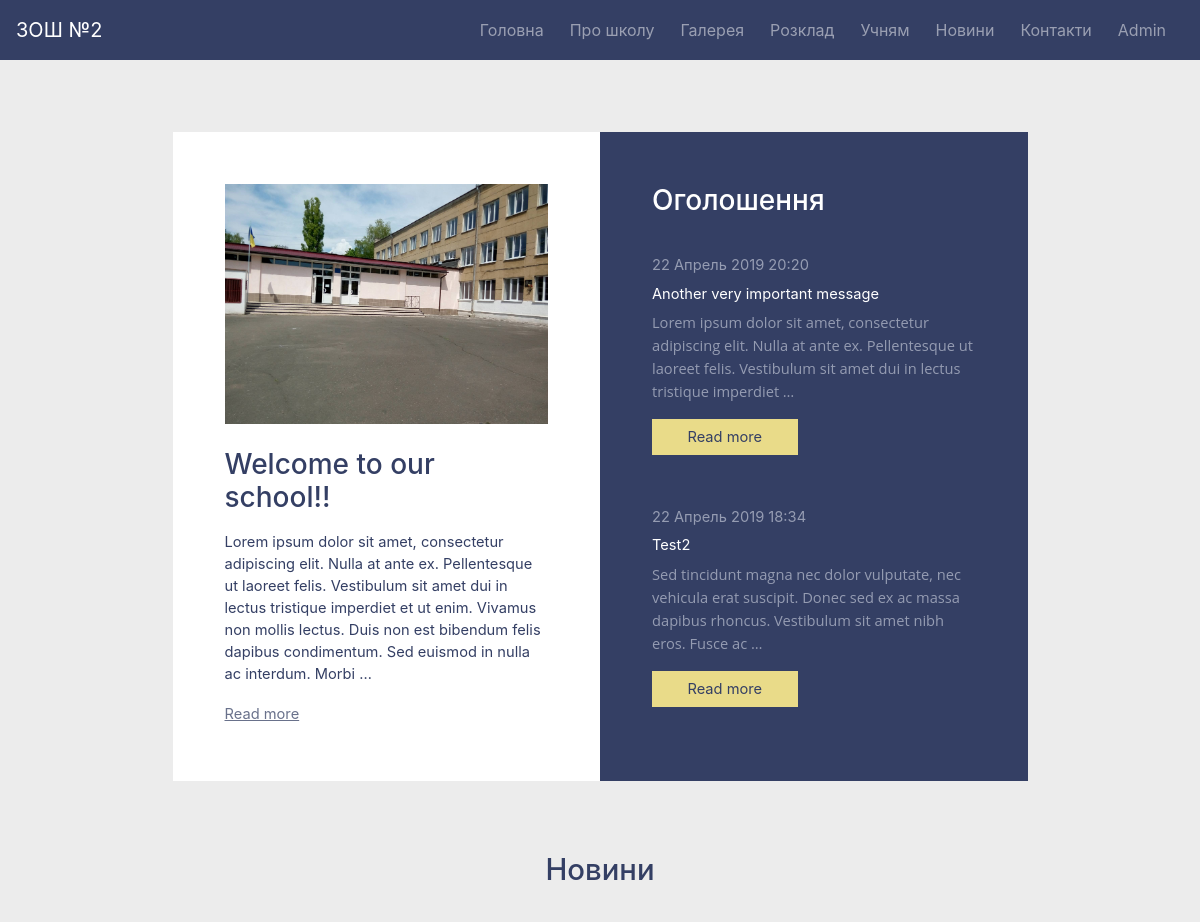
Before: / (upper part) with the older database file.
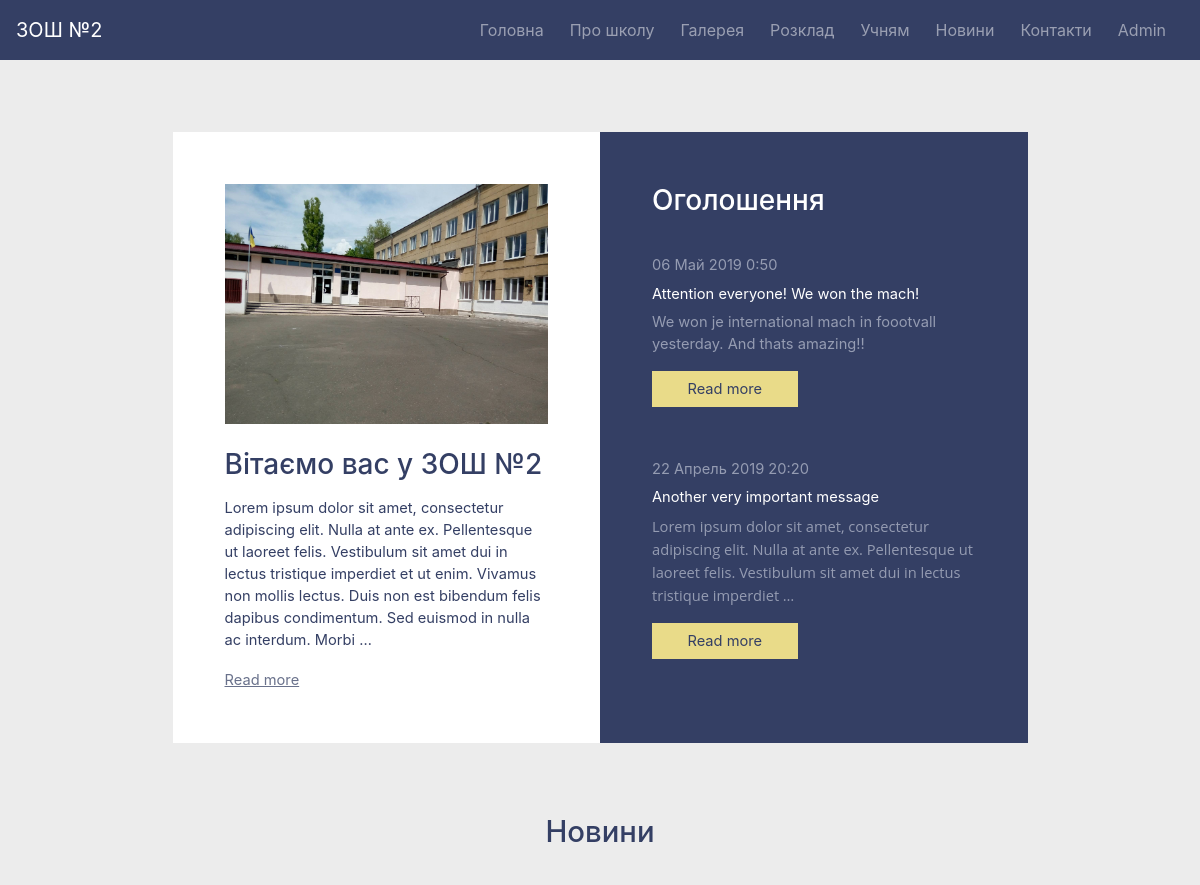
After: the same page with the newer database file.
### core/models.py (models this page shows, shortened)
class About(models.Model):
	welcome = 'welcome'
	history = 'history'
	TYPES = (
		(welcome, "welcome"),
		(history, "history"),
		)
	post_type = models.CharField(max_length=25, choices=TYPES, default=welcome)
	title = models.CharField(max_length=150)
	image = models.ImageField(default='about_pics/default.png', upload_to='about_pics')
	content = models.TextField()

class Event(models.Model):
	title = models.CharField(max_length=150)
	image = models.ImageField(default='event_pics/default.png', upload_to='event_pics')
	content = models.TextField()
	date_posted = models.DateTimeField(default=timezone.now)

### core/views.py (the view)
# urls.py: path('', views.home, name='core-home'),
def home(request):
	news_list = News.objects.all().order_by('-date_posted')
	paginator = Paginator(news_list, 3)
	page = request.GET.get('page')
	pNews = paginator.get_page(page)
	event_list = Event.objects.all().order_by('-date_posted')
	paginator = Paginator(event_list, 2)
	pEvent = paginator.get_page(page)
	context = {
		'events': pEvent,
		'about': About.objects.all(),
		'news': pNews,
		'title': 'Home'
	}
	return render(request, 'core/home.html', context)

### core/templates/core/home.html (shortened to what this page needs)
{% extends 'core/base.html' %}
{% block content %}
	<br><br><br>
	<div class="container-fluid ">
	<div class="row justify-content-center no-gutters">
		<div class="col-md-9">
			<div class=" mb-3 bg-white">
				<div class="row no-gutters ">
					<div class="col-md-6">
						<div class="p-5">
						<div class="p-1 welcome-panel">
						{% for welcome in about %}
							{% if welcome.post_type == "welcome" %}
								<img src="{{ welcome.image.url }}" width=100% ><br><br>
								<h3>{{ welcome.title }}</h3>
								<span class="welcome-preview"><p>{{ welcome.content|safe|truncatewords_html:"45" }}</p></span>
								<div class="grey-link">
									<a href="{% url 'core-about' %}" class="welcome-preview"><u>Read more</u></a>
								</div>
							{% endif %}
						{% endfor %}
						</div>
						</div>
					</div>
					<div class="col-md-6 event-panel">
						<div class="p-5">
						<div class="p-1">
							<div class="row no-gutters">
								<div class="col-md-12">
									<b><h3>Оголошення</h3></b>
								</div>
								{% for post in events %}
									<div class="col-md-12 event-preview">
										<span class="event-text"><p>{{ post.date_posted|date:"d F Y  G:i" }}</p></span>
										{{ post.title }}
										<span class="event-text"><p>{{ post.content|safe|truncatewords_html:"24" }}</p></span><p></p>
										<a href="{% url 'event-detail' post.id %}" >
											<button class="btn rounded-0 event-more-btn" >Read more</button>
										</a>
										<br>
										<br>
									</div>
								{% endfor %}
							</div>
						</div>
						</div>
					</div>
				</div>
			</div>
		</div>
	</div>
	</div>
	<div class="container-fluid ">
	<div class="row  justify-content-center">
		<div class="col-md-12">
			<h2 align="center" class="section-title">Новини</h2><br>
		</div>
	</div>
	</div>
{% endblock content %}

Changed rows visible on the page:
no longer on this page (row unchanged): Event: date_posted "22 Апрель 2019 18:34", title "Test2", content "Sed tincidunt magna nec dolor vulputate, nec vehicula erat suscipit. Donec sed ex ac massa dapibus rhoncus. Vestibulum sit amet nibh eros. Fusce ac …"
changed About: title "Welcome to our school!!" → "Вітаємо вас у ЗОШ №2"
added Event: date_posted "06 Май 2019 0:50", title "Attention everyone! We won the mach!", content "We won je international mach in foootvall yesterday. And thats amazing!!"
